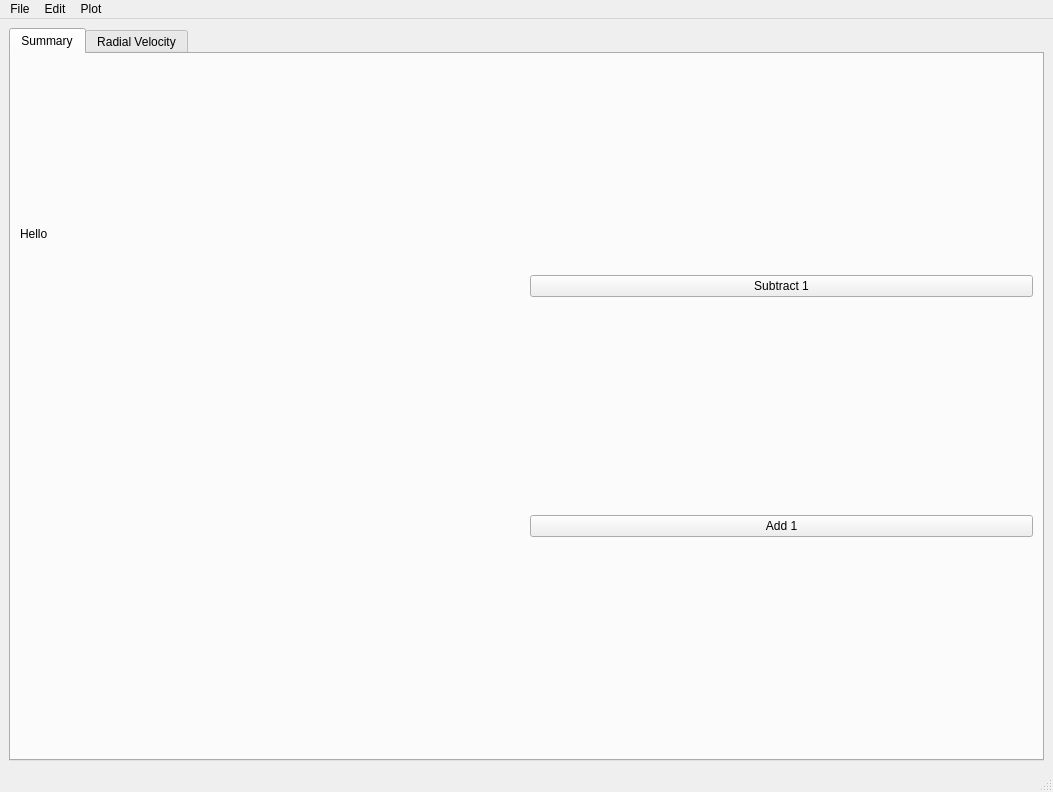
<?xml version="1.0" encoding="UTF-8"?>
<ui version="4.0">
 <class>MainWindow</class>
 <widget class="QMainWindow" name="MainWindow">
  <property name="geometry">
   <rect>
    <x>0</x>
    <y>0</y>
    <width>1053</width>
    <height>792</height>
   </rect>
  </property>
  <property name="windowTitle">
   <string>MainWindow</string>
  </property>
  <widget class="QWidget" name="centralwidget">
   <layout class="QHBoxLayout" name="horizontalLayout">
    <item>
     <widget class="QTabWidget" name="tabWidget">
      <property name="currentIndex">
       <number>0</number>
      </property>
      <widget class="QWidget" name="tab1">
       <attribute name="title">
        <string>Summary</string>
       </attribute>
       <layout class="QHBoxLayout" name="horizontalLayout_2">
        <item>
         <layout class="QVBoxLayout" name="verticalLayout_3">
          <item>
           <widget class="QLabel" name="label_msg">
            <property name="text">
             <string>Hello</string>
            </property>
           </widget>
          </item>
          <item>
           <widget class="MPLWidget" name="mplplot" native="true"/>
          </item>
         </layout>
        </item>
        <item>
         <layout class="QVBoxLayout" name="verticalLayout_2">
          <item>
           <widget class="QPushButton" name="btn_dec">
            <property name="text">
             <string>Subtract 1</string>
            </property>
           </widget>
          </item>
          <item>
           <widget class="QPushButton" name="btn_inc">
            <property name="text">
             <string>Add 1</string>
            </property>
           </widget>
          </item>
         </layout>
        </item>
       </layout>
      </widget>
      <widget class="QWidget" name="tab2">
       <attribute name="title">
        <string>Radial Velocity</string>
       </attribute>
       <layout class="QVBoxLayout" name="verticalLayout">
        <item>
         <widget class="QLabel" name="label_count">
          <property name="text">
           <string>Count: 0</string>
          </property>
         </widget>
        </item>
        <item>
         <widget class="QPushButton" name="btn_toggle">
          <property name="text">
           <string>Toggle Hello/Goodbye</string>
          </property>
         </widget>
        </item>
       </layout>
      </widget>
     </widget>
    </item>
   </layout>
  </widget>
  <widget class="QMenuBar" name="menubar">
   <property name="geometry">
    <rect>
     <x>0</x>
     <y>0</y>
     <width>1053</width>
     <height>22</height>
    </rect>
   </property>
   <widget class="QMenu" name="menuFile">
    <property name="title">
     <string>File</string>
    </property>
    <addaction name="actionOpen"/>
    <addaction name="actionSave"/>
    <addaction name="actionQuit"/>
   </widget>
   <widget class="QMenu" name="menuEdit">
    <property name="title">
     <string>Edit</string>
    </property>
   </widget>
   <widget class="QMenu" name="menuPlot">
    <property name="title">
     <string>Plot</string>
    </property>
   </widget>
   <addaction name="menuFile"/>
   <addaction name="menuEdit"/>
   <addaction name="menuPlot"/>
  </widget>
  <widget class="QStatusBar" name="statusbar"/>
  <action name="actionOpen">
   <property name="text">
    <string>Open</string>
   </property>
  </action>
  <action name="actionSave">
   <property name="text">
    <string>Save</string>
   </property>
  </action>
  <action name="actionQuit">
   <property name="text">
    <string>Quit</string>
   </property>
  </action>
 </widget>
 <customwidgets>
  <customwidget>
   <class>MPLWidget</class>
   <extends>QWidget</extends>
   <header>mpl</header>
   <container>1</container>
  </customwidget>
 </customwidgets>
 <resources/>
 <connections/>
</ui>
